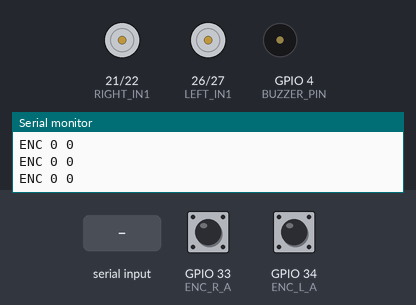
The program below on a simulated ESP32. Shown: motor-driver pin pairs drawn as motors (green arrow = first pin HIGH = forward, orange = second pin HIGH = backward, longer = more drive, scaled by the enable pin), buzzer (waves = sounding, pin HIGH), the last lines printed to the serial monitor. The inputs (shaded band) are chosen by the test bench; at power-on: GPIO 33 (ENC_R_A) HIGH, GPIO 34 (ENC_L_A) HIGH.

Above: at 1.2 s.
1.3 s: "CMD 1\n" received over Serial
At 2.5 s:
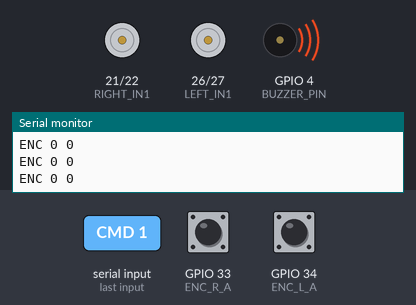
2.8 s: "CMD 90 45\n" received over Serial
At 3.2 s:
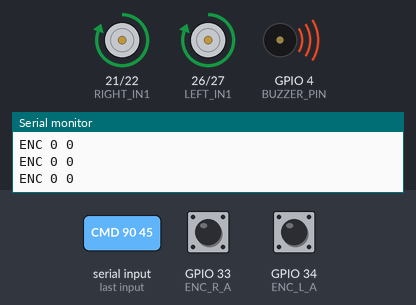
4.8 s: "CMD 0\n" received over Serial
At 5.3 s:
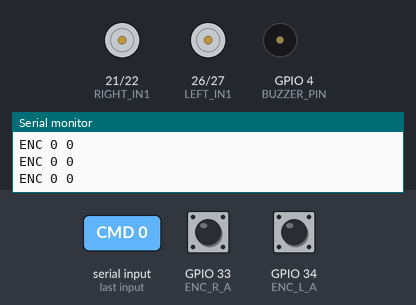
6.3 s: "CMD 90 45\n" received over Serial
At 6.7 s:
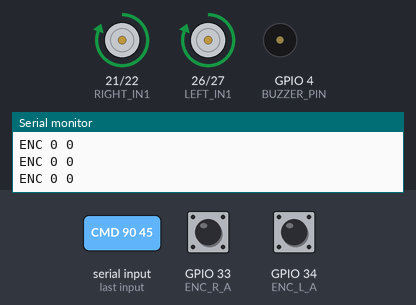
Timing chart, 0 to 9.3 s (numbered marks = the images above; inputs shaded):
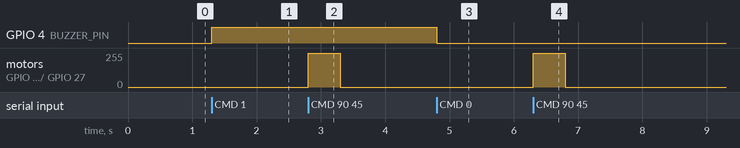

Measured:
- after the input at 1.3 s, GPIO 4 (BUZZER_PIN): LOW → HIGH at once
- after the input at 2.8 s, motor on GPIO 21 (RIGHT_IN1) / GPIO 22 (RIGHT_IN2), motor on GPIO 26 (LEFT_IN1) / GPIO 27 (LEFT_IN2): stopped → forward 255/255 at once, → stopped 0.50 s later
- after the input at 4.8 s, GPIO 4 (BUZZER_PIN): HIGH → LOW at once
- after the input at 6.3 s, motor on GPIO 21 (RIGHT_IN1) / GPIO 22 (RIGHT_IN2), motor on GPIO 26 (LEFT_IN1) / GPIO 27 (LEFT_IN2): stopped → forward 255/255 at once, → stopped 0.50 s later

The program:

main.cpp
```cpp
#include <Arduino.h>

// =====================
// 핀 설정
// =====================
#define LEFT_EN    18
#define LEFT_IN1   26
#define LEFT_IN2   27

#define RIGHT_EN   5
#define RIGHT_IN1  21
#define RIGHT_IN2  22

// =====================
// 엔코더 핀
// =====================
#define ENC_L_A 34
#define ENC_L_B 32
#define ENC_R_A 33
#define ENC_R_B 25

// =====================
// 부저 핀
// =====================
#define BUZZER_PIN 4

volatile long enc_left = 0;
volatile long enc_right = 0;

// =====================
// PWM 설정
// =====================
#define PWM_FREQ 5000
#define PWM_RES  8
#define PWM_CH_L 0
#define PWM_CH_R 1

// =====================
// CMD 타임아웃
// =====================
#define CMD_TIMEOUT_MS 500
unsigned long last_cmd_ms = 0;

// =====================
// 엔코더 ISR
// =====================
void IRAM_ATTR isr_enc_l() {
  bool a = digitalRead(ENC_L_A);
  bool b = digitalRead(ENC_L_B);
  enc_left += (a == b) ? 1 : -1;
}

void IRAM_ATTR isr_enc_r() {
  bool a = digitalRead(ENC_R_A);
  bool b = digitalRead(ENC_R_B);
  enc_right += (a == b) ? 1 : -1;
}

// =====================
// 모터 제어
// =====================
void setMotor(int pwm_ch, int in1, int in2, float v) {
  v = constrain(v, -1.0f, 1.0f);
  int pwm = (int)(fabsf(v) * 255.0f);

  if (v > 0.01f) {
    digitalWrite(in1, HIGH);
    digitalWrite(in2, LOW);
  } else if (v < -0.01f) {
    digitalWrite(in1, LOW);
    digitalWrite(in2, HIGH);
  } else {
    digitalWrite(in1, LOW);
    digitalWrite(in2, LOW);
    pwm = 0;
  }

  ledcWrite(pwm_ch, pwm);
}

void stopAll() {
  setMotor(PWM_CH_L, LEFT_IN1, LEFT_IN2, 0.0f);
  setMotor(PWM_CH_R, RIGHT_IN1, RIGHT_IN2, 0.0f);
}

// =====================
// setup
// =====================
void setup() {
  Serial.begin(115200);

  pinMode(LEFT_IN1, OUTPUT);
  pinMode(LEFT_IN2, OUTPUT);
  pinMode(RIGHT_IN1, OUTPUT);
  pinMode(RIGHT_IN2, OUTPUT);
  pinMode(BUZZER_PIN, OUTPUT);

  digitalWrite(BUZZER_PIN, LOW);

  ledcSetup(PWM_CH_L, PWM_FREQ, PWM_RES);
  ledcSetup(PWM_CH_R, PWM_FREQ, PWM_RES);
  ledcAttachPin(LEFT_EN, PWM_CH_L);
  ledcAttachPin(RIGHT_EN, PWM_CH_R);

  pinMode(ENC_L_A, INPUT_PULLUP);
  pinMode(ENC_L_B, INPUT_PULLUP);
  pinMode(ENC_R_A, INPUT_PULLUP);
  pinMode(ENC_R_B, INPUT_PULLUP);

  attachInterrupt(digitalPinToInterrupt(ENC_L_A), isr_enc_l, CHANGE);
  attachInterrupt(digitalPinToInterrupt(ENC_R_A), isr_enc_r, CHANGE);

  last_cmd_ms = millis();

  Serial.println("READY");
}

// =====================
// loop
// =====================
void loop() {
  // ----- CMD 처리 -----
  if (Serial.available()) {
    String s = Serial.readStringUntil('\n');
    s.trim();
    s.replace("\r", "");

    // ✅ CMD 1 / CMD 0 → 부저 제어
    if (s == "CMD 1") {
      digitalWrite(BUZZER_PIN, HIGH);
      Serial.println("BUZZER ON");
    }
    else if (s == "CMD 0") {
      digitalWrite(BUZZER_PIN, LOW);
      Serial.println("BUZZER OFF");
    }
    // ✅ CMD vL vR → 모터 제어
    else if (s.startsWith("CMD")) {
      float vl, vr;
      if (sscanf(s.c_str(), "CMD %f %f", &vl, &vr) == 2) {
        setMotor(PWM_CH_L, LEFT_IN1, LEFT_IN2, vl);
        setMotor(PWM_CH_R, RIGHT_IN1, RIGHT_IN2, vr);
        last_cmd_ms = millis();
        Serial.printf("MOTOR %.2f %.2f\n", vl, vr);
      }
    }
  }

  // ----- 안전 정지 -----
  if (millis() - last_cmd_ms > CMD_TIMEOUT_MS) {
    stopAll();
  }

  // ----- 엔코더 출력 -----
  static unsigned long last_enc = 0;
  if (millis() - last_enc > 100) {
    last_enc = millis();
    noInterrupts();
    long l = enc_left;
    long r = enc_right;
    interrupts();
    Serial.printf("ENC %ld %ld\n", l, r);
  }
}
```
